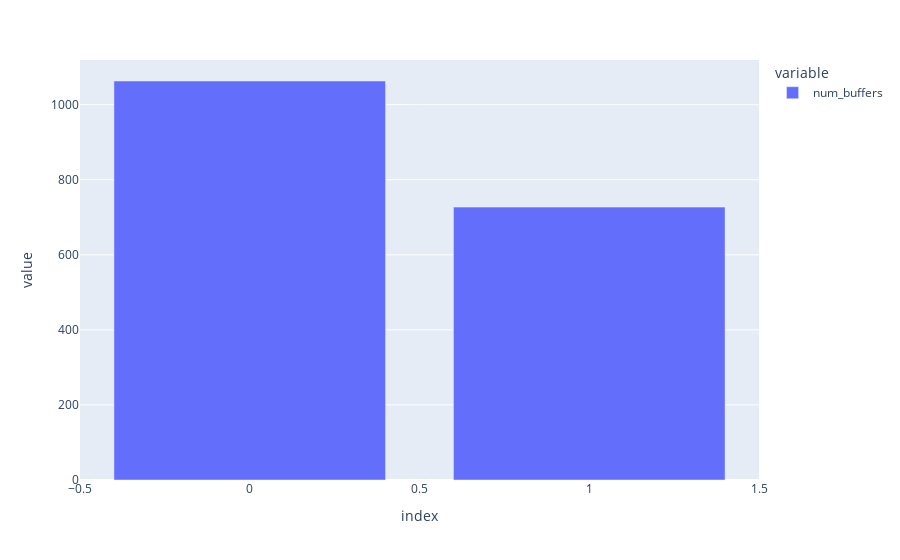

Notebook source saved alongside this figure:
### Code cell
# check number of overlapping buffers
fig = px.bar(bf_count['num_buffers'].value_counts())
fig.show()

### Figure 1 — Plotly figure (JSON) as saved in the notebook; plotly's stock layout.template omitted (floating-point values rounded to 4 significant figures)
{"data": [{"alignmentgroup": "True", "hovertemplate": "variable=num_buffers<br>index=%{x}<br>value=%{y}<extra></extra>", "legendgroup": "num_buffers", "marker": {"color": "#636efa", "pattern": {"shape": ""}}, "name": "num_buffers", "offsetgroup": "num_buffers", "orientation": "v", "showlegend": true, "textposition": "auto", "type": "bar", "x": [0, 1], "xaxis": "x", "y": [1063, 727], "yaxis": "y"}], "layout": {"barmode": "relative", "legend": {"title": {"text": "variable"}, "tracegroupgap": 0}, "margin": {"t": 60}, "xaxis": {"anchor": "y", "domain": [0, 1], "title": {"text": "index"}}, "yaxis": {"anchor": "x", "domain": [0, 1], "title": {"text": "value"}}}}
